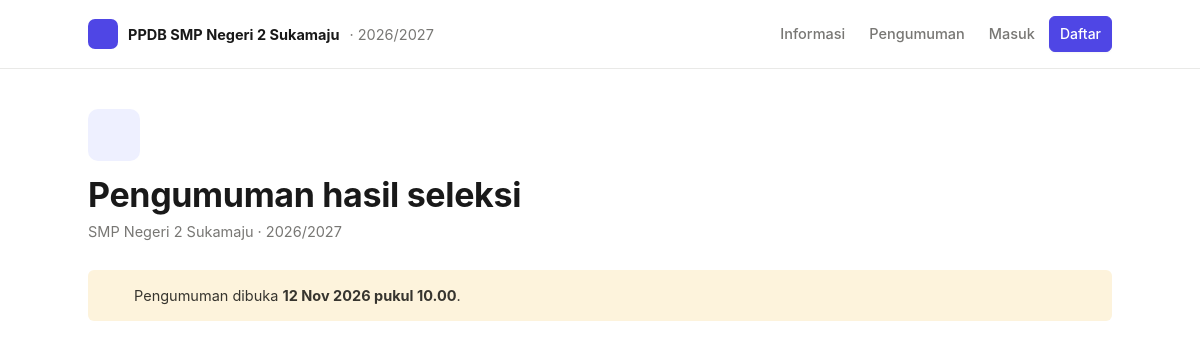
The page /index.php?page=pengumuman on the database its author committed.
### tables this page shows
CREATE TABLE pengaturan (
  id INT PRIMARY KEY,
  nama_sekolah VARCHAR(120) NOT NULL,
  alamat VARCHAR(255),
  telepon VARCHAR(30),
  tahun_ajaran VARCHAR(20) NOT NULL,
  buka DATETIME NOT NULL,
  tutup DATETIME NOT NULL,
  pengumuman DATETIME NOT NULL,
  daftar_ulang_sampai DATE NOT NULL,
  persen_cadangan TINYINT NOT NULL DEFAULT 10
);

### index.php (called while the page is built, shortened)
<?php
require __DIR__ . '/includes/bootstrap.php';
$routes = [
    'beranda'    => 'pages/daftar/beranda.php',
    'daftar'     => 'pages/daftar/daftar.php',
    'masuk'      => 'pages/daftar/masuk.php',
    'formulir'   => 'pages/daftar/formulir.php',
    'status'     => 'pages/daftar/status.php',
    'kartu'      => 'pages/daftar/kartu.php',
    'pengumuman' => 'pages/daftar/pengumuman.php',
    'keluar'     => 'pages/daftar/keluar.php',
    'berkas'     => 'pages/berkas.php',
    'login'      => 'pages/admin/login.php',
    'logout'     => 'pages/admin/logout.php',
    'dashboard'  => 'pages/admin/dashboard.php',
    'pendaftar'  => 'pages/admin/pendaftar.php',
    'verifikasi' => 'pages/admin/verifikasi.php',
    'seleksi'    => 'pages/admin/seleksi.php',
    'pengaturan' => 'pages/admin/pengaturan.php',
];
$page = $_GET['page'] ?? 'beranda';
require __DIR__ . '/' . $routes[$page];

### pages/daftar/pengumuman.php (the view, shortened to what this page needs)
<?php
$terbuka = tahap() === 'pengumuman';
require __DIR__ . '/../../includes/pub_header.php';
?>
<div class="page-title"><div><div class="icon-big"><?= icon('megaphone', 26) ?></div><h1>Pengumuman hasil seleksi</h1><p><?= e($set['nama_sekolah']) ?> · <?= e($set['tahun_ajaran']) ?></p></div></div>
<?php if (!$terbuka): ?>
    <div class="callout amber"><?= icon('clock', 18) ?><div>Pengumuman dibuka <b><?= tgl($set['pengumuman']) ?> pukul <?= date('H.i', strtotime($set['pengumuman'])) ?></b>.</div></div>
<?php endif; ?>
<?php require __DIR__ . '/../../includes/pub_footer.php'; ?>

### includes/pub_header.php (shortened to what this page needs)
<?php $set = setting(); $flash = flash(); ?>
<!DOCTYPE html>
<html lang="id">
<head>
    <link rel="stylesheet" href="assets/css/style.css">
</head>
<body>
<header style="border-bottom:1px solid var(--line)">
    <div class="pub-top">
        <span class="logo"><?= icon('school', 18) ?></span><strong>PPDB <?= e($set['nama_sekolah']) ?></strong><span class="muted">· <?= e($set['tahun_ajaran']) ?></span>
        <nav>
            <a href="<?= url('beranda') ?>">Informasi</a>
            <a href="<?= url('pengumuman') ?>">Pengumuman</a>
            <?php if (pendaftar()): ?><a href="<?= url('status') ?>">Status saya</a><a href="<?= url('keluar') ?>">Keluar</a>
            <?php else: ?><a href="<?= url('masuk') ?>">Masuk</a><a class="btn btn-primary" href="<?= url('daftar') ?>" style="color:#fff">Daftar</a><?php endif; ?>
        </nav>
    </div>
</header>
<main class="page">

### assets/css/style.css (style rules this page uses)
:root { --bg: #ffffff; --side: #f7f7f5; --hover: #efefed; --ink: #37352f; --ink-2: #191919; --muted: #787774; --line: #e9e9e7; --accent: #4f46e5; --accent-soft: #eef0ff; --c-gray: #787774; --c-gray-bg: #f1f1ef; --c-amber: #b45309; --c-amber-bg: #fdf3dc; --c-red: #c4362b; --c-red-bg: #fde8e6; --c-blue: #2563c9; --c-blue-bg: #e7effc; --c-green: #2e7d48; --c-green-bg: #e4f3e8; --c-purple: #7e4cc7; --c-purple-bg: #f1eafc; --font: ui-sans-serif, -apple-system, "Segoe UI", Helvetica, Arial, sans-serif; }
* { box-sizing: border-box; }
body { margin: 0; background: var(--bg); color: var(--ink); font: 14.5px/1.6 var(--font); }
a { color: var(--ink); text-decoration-color: #c9c9c6; text-underline-offset: 3px; }
.muted { color: var(--muted); }
h1, h2, h3 { margin: 0; color: var(--ink-2); font-weight: 700; letter-spacing: -.01em; }
.page { max-width: 1120px; margin: 0 auto; padding: 40px 48px 70px; }
.page-title { display: flex; justify-content: space-between; align-items: flex-end; gap: 14px; margin-bottom: 26px; flex-wrap: wrap; }
.page-title .icon-big { width: 52px; height: 52px; border-radius: 10px; background: var(--accent-soft); color: var(--accent); display: grid; place-items: center; margin-bottom: 14px; }
.page-title h1 { font-size: 34px; line-height: 1.15; }
.page-title p { margin: 6px 0 0; color: var(--muted); }
.callout { display: flex; gap: 12px; padding: 14px 16px; border-radius: 6px; background: var(--side); margin-bottom: 18px; }
.callout.amber { background: var(--c-amber-bg); }
.btn { display: inline-flex; align-items: center; gap: 7px; padding: 6px 12px; border-radius: 6px; border: 1px solid var(--line); background: #fff; color: var(--ink); font: inherit; font-weight: 500; font-size: 14px; cursor: pointer; text-decoration: none; white-space: nowrap; box-shadow: 0 1px 2px rgba(15, 15, 15, .04); }
.btn-primary { background: var(--accent); border-color: var(--accent); color: #fff; }
.pub-top { display: flex; align-items: center; gap: 10px; max-width: 1120px; margin: 0 auto; padding: 16px 48px; }
.pub-top .logo { width: 30px; height: 30px; border-radius: 7px; background: var(--accent); color: #fff; display: grid; place-items: center; }
.pub-top strong { color: var(--ink-2); }
.pub-top nav { margin-left: auto; display: flex; gap: 4px; }
.pub-top nav a { padding: 6px 10px; border-radius: 6px; text-decoration: none; color: var(--muted); font-weight: 500; }

### rows shown on the page
pengaturan: nama_sekolah "SMP Negeri 2 Sukamaju", tahun_ajaran "2026/2027", pengumuman "12 Nov 2026", pengumuman "10.00"
